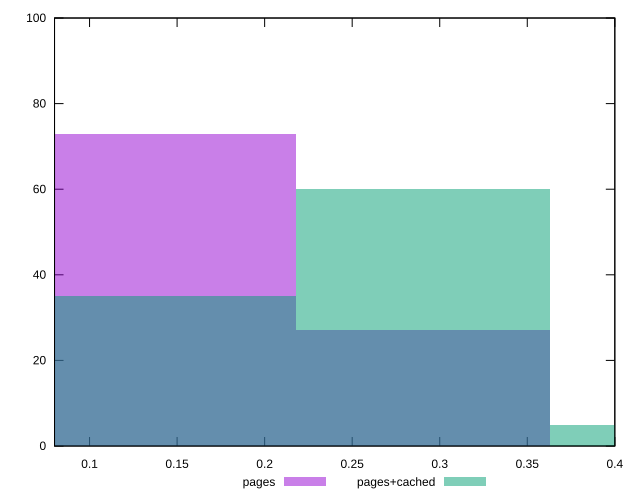

Write the gnuplot code that produced this figure.
reset

$pages <<EOF
0.14519887384756625 73
0.2903977476951325 27
EOF

$pagesCached <<EOF
0.14519887384756625 35
0.43559662154269874 5
0.2903977476951325 60
EOF

set key outside below
set boxwidth 0.14519887384756625
set xrange [0.08:0.4]
set yrange [0:100]
set trange [0:100]
set style fill transparent solid 0.5 noborder
set terminal svg size 640, 500 enhanced background rgb 'white'
set output "report_00015_2021-02-09T16-11-33.973Z/meta/score/comparison/histogram/0_vs_1.svg"

plot $pages title "pages" with boxes, \
     $pagesCached title "pages+cached" with boxes

reset
